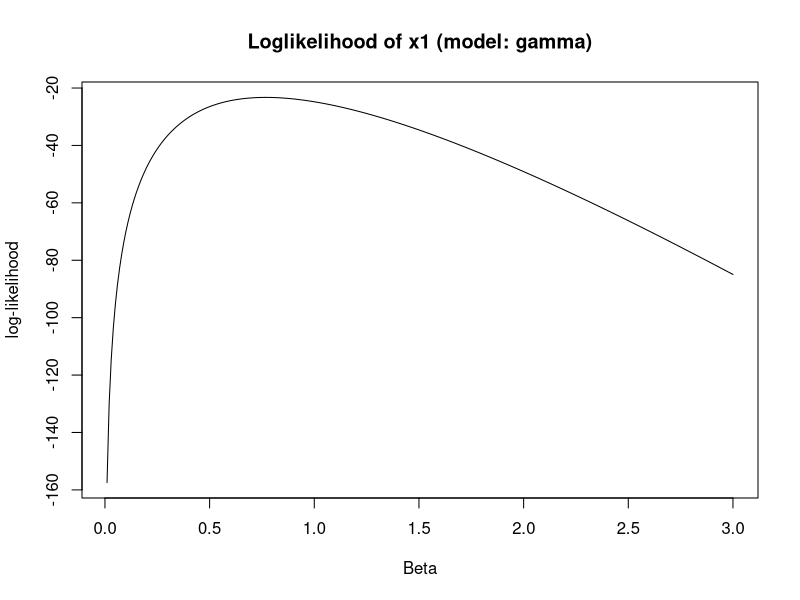
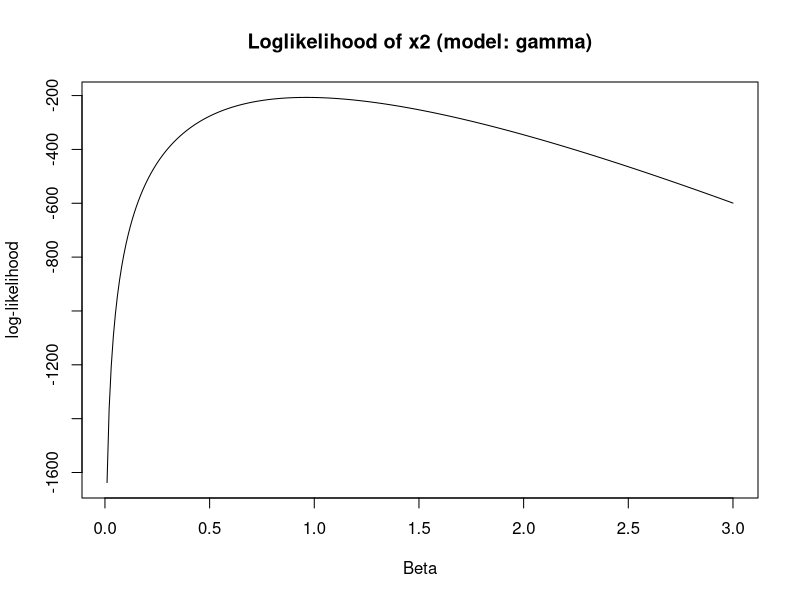
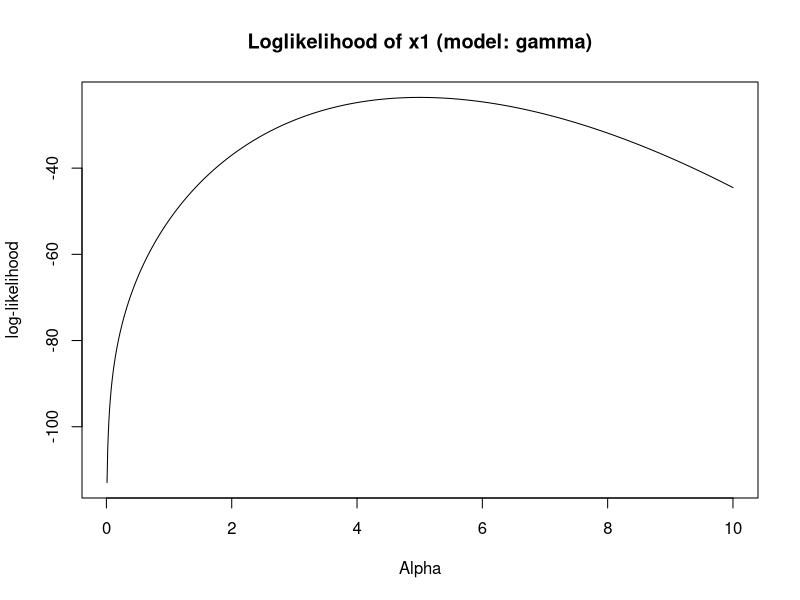
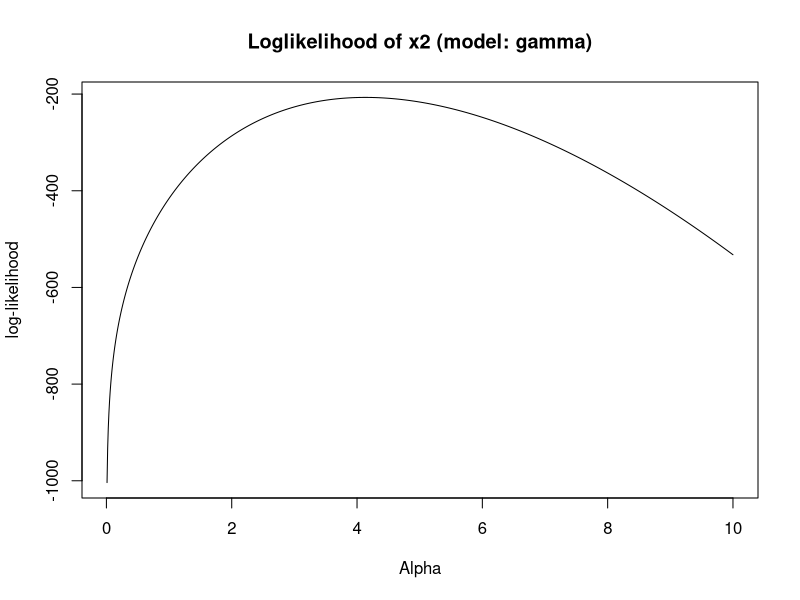
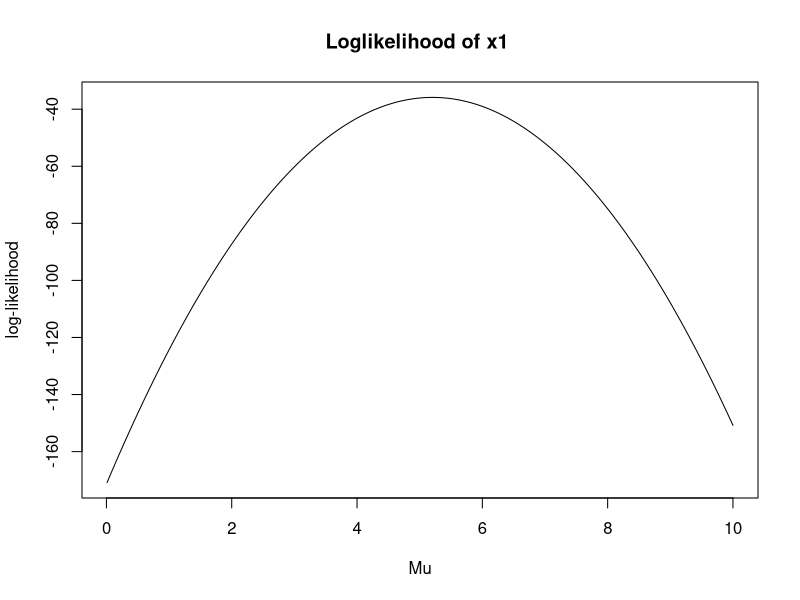
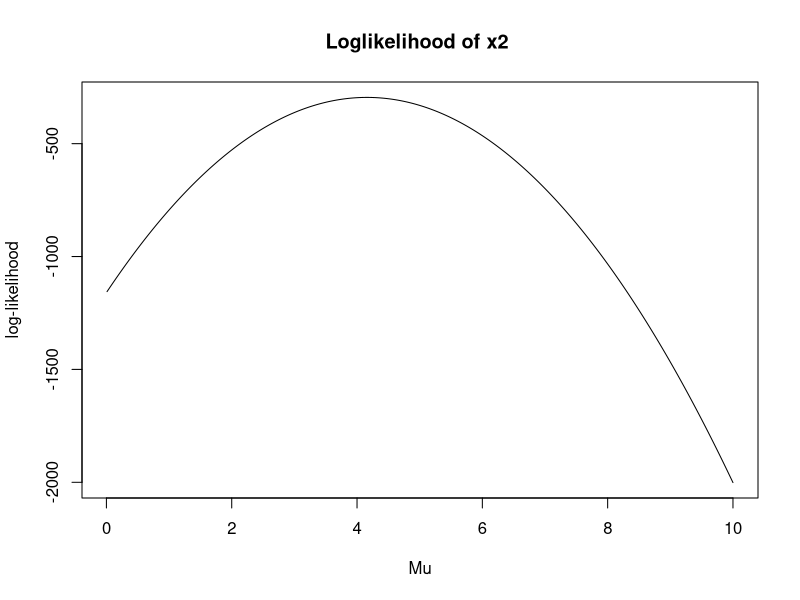
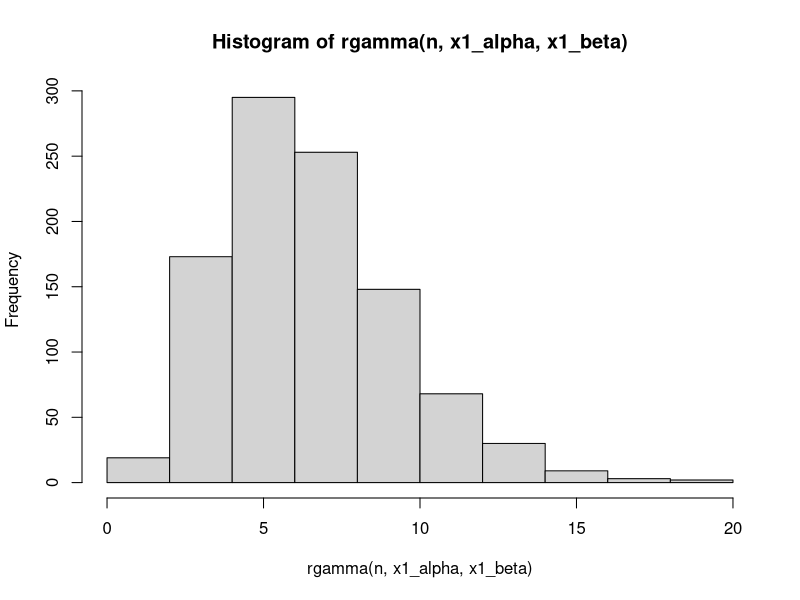
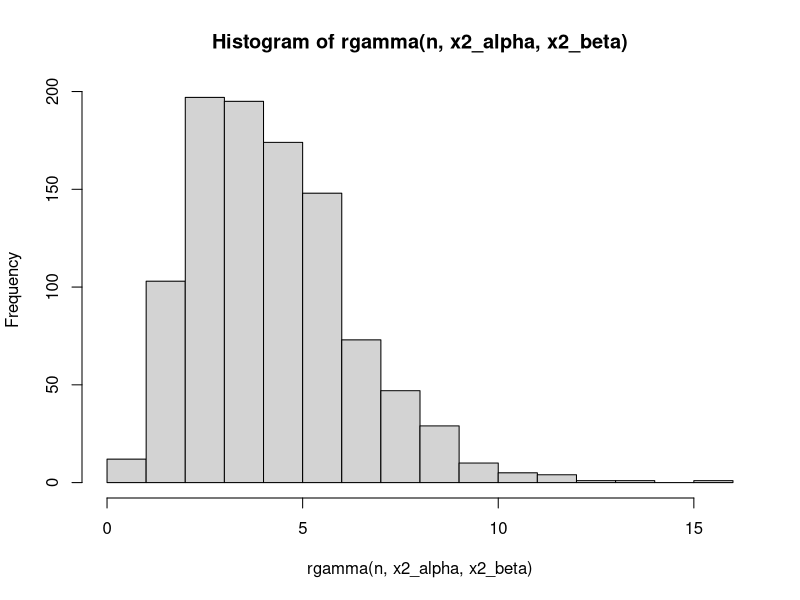

Write the R code that produced these figures, in order.
## ---- chunk 1
knitr::opts_chunk$set(echo = TRUE)
knitr::opts_chunk$set(collapse = TRUE)
## ---- chunk 2
llgamma <- function(x, alpha, beta) {
	n <- length(x)
	p1 <- n * (alpha * log(beta)- lgamma(alpha))
	p2 <- (alpha - 1)* sum(log(x))
	p3 <- beta * sum(x)
	p1 + p2  - p3
} 
## ---- chunk 3
set.seed(4711)
x1 <- rgamma(n=10, shape=4, scale=1)
x2 <- rgamma(n=100, shape=4, scale=1)
beta <- 0.01
beta_list <-c()
results1 <- c()
results2 <- c()

while (beta <= 3){
	results1 <- c(results1, llgamma(x = x1, alpha = 4, beta = beta))
	results2 <- c(results2, llgamma(x = x2, alpha = 4, beta = beta))
	
	beta_list <- c(beta_list, beta)
	beta <- beta + 0.01
}
# Corresponding beta values to the maximal likelihood 
x1_beta <- beta_list[which.max(results1)]
x1_beta
x2_beta <- beta_list[which.max(results2)]
x2_beta
## ---- chunk 4
plot(beta_list, results1, type = "l", main= "Loglikelihood of x1 (model: gamma)", xlab = "Beta", ylab="log-likelihood")
plot(beta_list, results2, type = "l", main= "Loglikelihood of x2 (model: gamma)", xlab = "Beta", ylab="log-likelihood")
## ---- chunk 5
alpha <- 0.01
alpha_list <-c()
results1 <- c()
results2 <- c()

while (alpha <= 10){
	results1 <- c(results1, llgamma(x = x1, alpha = alpha, beta = 1))
	results2 <- c(results2, llgamma(x = x2, alpha = alpha, beta = 1))
	
	alpha_list <- c(alpha_list, alpha)
	alpha <- alpha + 0.01
}
# Corresponding alpha values to the maximal likelihood 
x1_alpha <- alpha_list[which.max(results1)]
x1_alpha 
x2_alpha <- alpha_list[which.max(results2)]
x2_alpha 
## ---- chunk 6
plot(alpha_list, results1, type = "l", main= "Loglikelihood of x1 (model: gamma)", xlab = "Alpha", ylab="log-likelihood")
plot(alpha_list, results2, type = "l", main= "Loglikelihood of x2 (model: gamma)", xlab = "Alpha", ylab="log-likelihood")
## ---- chunk 7
llnormal <- function(x, mu, sigma2) {
	n <- length(x)
	p1 <- (n/2) * log(2*pi*sigma2) 
	p2 <- 1/(2*sigma2)
	p3 <- sum((x - mu)**2)
	- p1 - p2 * p3
} 
## ---- chunk 8
mu <- 0.01
mu_list <-c()
results1 <- c()
results2 <- c()

while (mu <= 10){
	results1 <- c(results1, llnormal(x = x1, mu = mu, sigma2 = 1))
	results2 <- c(results2, llnormal(x = x2, mu = mu, sigma2 = 1))
	
	mu_list <- c(mu_list, mu)
	mu <- mu + 0.01
}
# Corresponding mu values to the maximal likelihood 
x1_mu <- mu_list[which.max(results1)]
x2_mu <- mu_list[which.max(results2)]
## ---- chunk 9
plot(mu_list, results1, type = "l", main= "Loglikelihood of x1 ", xlab = "Mu", ylab="log-likelihood")
plot(mu_list, results2, type = "l", main= "Loglikelihood of x2 ", xlab = "Mu", ylab="log-likelihood")
## ---- chunk 10
n <- 1000
hist(rgamma(n, x1_alpha, x1_beta))
m <- length(x2)
hist( rgamma(n, x2_alpha, x2_beta))
## ---- chunk 11

hist( rnorm(n, x1_mu, 1))
m <- length(x2)
hist( rnorm(n, x2_mu, 1))
## ---- chunk 12
hist(x1, probability = TRUE) 
hist(x2, probability = TRUE) 
## ---- chunk 13
gamma_beta_mle <- function(x,alpha) {
	n <- length(x)
    n * alpha / sum(x)
}
gamma_beta_mle(x1, 4)
gamma_beta_mle(x2, 4)

# Jämfört med vår uppskattning mha likelihood:
x1_beta
x2_beta
## ---- chunk 14
norm_mu_mle <- function(x) {
	n <- length(x)
	sum(x) / n
}

norm_sigma2_mle <- function(x) {
	n <- length(x)
	mean_x <- mean(x)
	sum((x - mean_x)^2) / n
}
## ---- chunk 15
set.seed(42)
y1 <- rnorm(10, mean = 10, sd = sqrt(4))
y2 <- rnorm(10000, mean = 10, sd = sqrt(4))

# Skattning av my
norm_mu_mle(y1)
norm_mu_mle(y2)

# Skattning av sigma2
norm_sigma2_mle(y1)
norm_sigma2_mle(y2)
## ---- chunk 16
llbeta <- function(par=c(2,1), x) {
	alpha <- par[1]
	beta <- par[2]
	n <- length(x)
	a = (alpha - 1) * sum(log(x))
	b = (beta - 1) * sum(log(1 - x))
	c = n * lbeta(alpha, beta)
	res <- a + b - c
	-res
}
## ---- chunk 17
alpha <- 0.2
beta <- 2
z <- rbeta(100, alpha, beta)
hist(z)
## ---- chunk 18
opt_res <- optim(par=c(0,0), fn=llbeta, x=z, method="L-BFGS-B", 
				 lower=c(.Machine$double.eps, .Machine$double.eps))

# Skattade värden för alpha, beta
opt_res$par
## ---- chunk 19
beta1_mle <- c()
beta2_mle <- c()
mu1_mle <- c()
mu2_mle <- c()
sigma21_mle <- c()
sigma22_mle <- c()

alpha <- 4
beta <- 1
mu <- 10
sigma2 <- 4

for(i in 1:2000) {
    x1 <- rgamma(10, alpha, beta)
    x2 <- rgamma(10000, alpha, beta)
    beta1_mle[i] <- gamma_beta_mle(x1, alpha)
	beta2_mle[i] <- gamma_beta_mle(x2, alpha)

    y1 <- rnorm(10, mu, sqrt(sigma2))
    y2 <- rnorm(10000, mu, sqrt(sigma2))
	mu1_mle[i] <- norm_mu_mle(y1)
	mu2_mle[i] <- norm_mu_mle(y2)
	sigma21_mle[i] <- norm_sigma2_mle(y1)
	sigma22_mle[i] <- norm_sigma2_mle(y2)
}
## ---- chunk 20
hist(beta1_mle, probability = TRUE) 
hist(beta2_mle, probability = TRUE) 
## ---- chunk 21
hist(mu1_mle, probability = TRUE) 
hist(mu2_mle, probability = TRUE) 
## ---- chunk 22
hist(sigma21_mle, probability = TRUE) 
hist(sigma22_mle, probability = TRUE) 
## ---- chunk 23
beta1_mle <- c()
beta2_mle <- c()
mu1_mle <- c()
mu2_mle <- c()
sigma21_mle <- c()
sigma22_mle <- c()

alpha <- 4
beta <- 1
mu <- 10
sigma2 <- 4

x1 <- rgamma(10, alpha, beta)
x2 <- rgamma(10000, alpha, beta)
y1 <- rnorm(10, mu, sqrt(sigma2))
y2 <- rnorm(10000, mu, sqrt(sigma2))


for(i in 1:2000) {
	beta1_mle[i] <- gamma_beta_mle(x = sample(x1, 10, replace =TRUE), alpha)
	beta2_mle[i] <- gamma_beta_mle(x = sample(x2, 10000, replace =TRUE), alpha)
	mu1_mle[i] <- norm_mu_mle(sample(y1, 10, replace =TRUE))
	mu2_mle[i] <- norm_mu_mle(sample(y2, 10000, replace =TRUE))
	sigma21_mle[i] <- norm_sigma2_mle(sample(y1, 10, replace =TRUE))
	sigma22_mle[i] <- norm_sigma2_mle(sample(y2, 10000, replace =TRUE))
}
## ---- chunk 24
hist(beta1_mle, probability = TRUE) 
hist(beta2_mle, probability = TRUE) 
## ---- chunk 25
hist(mu1_mle, probability = TRUE) 
hist(mu2_mle, probability = TRUE) 
## ---- chunk 26
hist(sigma21_mle, probability = TRUE) 
hist(sigma22_mle, probability = TRUE) 
